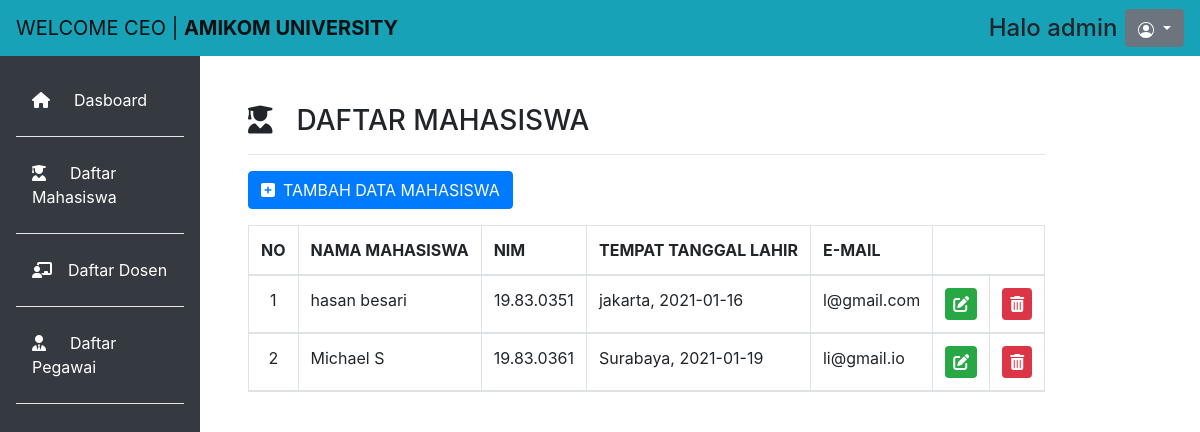
/page/mahasiswa.php, run on the app's committed database.
### tables this page shows
CREATE TABLE `data_admin` (
  `id` int(11) NOT NULL,
  `user_name` varchar(255) NOT NULL,
  `password` varchar(255) NOT NULL,
  `name` varchar(255) NOT NULL
);

CREATE TABLE `data_mahasiswa` (
  `id_mahasiswa` int(11) NOT NULL,
  `nama_mahasiswa` varchar(255) NOT NULL,
  `nim_mahasiswa` varchar(255) NOT NULL,
  `tempat_lahir_mahasiswa` varchar(255) NOT NULL,
  `tanggal_lahir_mahasiswa` date NOT NULL,
  `email_mahasiswa` varchar(255) NOT NULL
);

### page/mahasiswa.php (the view, shortened to what this page needs)
<!doctype html>
<html lang="en">
  <head>
    <link rel="stylesheet" href="https://cdn.jsdelivr.net/npm/bootstrap@4.5.3/dist/css/bootstrap.min.css">
    <link rel="stylesheet" type="text/css" href="css/admin.css">
  </head>
  <body>
  	<nav class="navbar navbar-expand-lg navbar-light bg-info">
	  <a class="navbar-brand" href="dash.php">WELCOME CEO | <b>AMIKOM UNIVERSITY</b></a>
	    <div class="form-inline my-2 my-lg-0 ml-auto">
	    	<?php
			    include ("../config/koneksi.php");
			    $id = $_SESSION['id'];
			    $sql = "SELECT * FROM data_admin WHERE id='$id'";
			    $hasil = mysqli_query($db, $sql) or exit("Error query : <b>".$sql."</br>");
			    $data = mysqli_fetch_assoc($hasil)
			?>
	    	<h4 class="form-inline mr-sm-2 my-lg-0 ml-auto">Halo <?php echo $data['name'];?></h4>
	      <div class="dropdown">
			  <button class="btn btn-secondary dropdown-toggle" type="button" id="dropdownMenuButton" data-toggle="dropdown" aria-haspopup="true" aria-expanded="false">
			  </button>
			</div>
	    </div>
	</nav>
	<div class="row no-gutters mt-0">
		<div class="col-md-2 bg-dark mt-0 pr-3 pt-4">
			<ul class="nav flex-column ml-3 mb-5">
			  <li class="nav-item">
			    <a class="nav-link active text-white" href="dash.php"><i class="fas fa-home mr-4"></i>Dasboard</a><hr class="bg-white">
			  </li>
			  <li class="nav-item">
			    <a class="nav-link text-white"><i class="fas fa-user-graduate mr-4"></i>Daftar Mahasiswa</a><hr class="bg-white">
			  </li>
			  <li class="nav-item">
			    <a class="nav-link text-white" href="dosen.php"><i class="fas fa-chalkboard-teacher mr-3"></i>Daftar Dosen</a><hr class="bg-white">
			  </li>
			  <li class="nav-item">
			    <a class="nav-link text-white" href="pegawai.php"><i class="fas fa-user-tie mr-4"></i>Daftar Pegawai</a><hr class="bg-white">
			  </li>
			</ul>
		</div>
		<div class="com-md-10 p-5 pt-2">
			<h3><i class="fas fa-user-graduate mr-4"></i>DAFTAR MAHASISWA</h3><hr width="100%">
			<a data-toggle="modal" data-target="#tambahMahasiswa" title="Edit" class="btn btn-primary mb-3"><i class="fas fa-plus-square mr-2"></i>TAMBAH DATA MAHASISWA</a>
			<table class="table table-striped table-bordered">
			  <thead>
			    <tr>
			      <th>NO</th>
			      <th>NAMA MAHASISWA</th>
			      <th>NIM</th>
			      <th>TEMPAT TANGGAL LAHIR</th>
			      <th>E-MAIL</th>
			      <th colspan="3" scope="col"></th>
			    </tr>
			    <?php
			    include ("../config/koneksi.php");
			    $sql = "SELECT * FROM data_mahasiswa";
			    $hasil = mysqli_query($db, $sql) or exit("Error query : <b>".$sql."</br>");
			    $i = 0;
			    while ($data = mysqli_fetch_assoc($hasil)) {
			    	$i++
			    ?>
				    <tr>
				    	<td align="center"><?php echo $i ?></td>
				    	<td><?php echo $data['nama_mahasiswa'];?></td>
				    	<td align="center"><?php echo $data['nim_mahasiswa'];?></td>
				    	<td><?php echo $data['tempat_lahir_mahasiswa'],', ', $data['tanggal_lahir_mahasiswa'];?></td>
				    	<td><?php echo $data['email_mahasiswa'];?></td>
				    	<td><a type="button" class="fas fa-edit bg-success p-2 text-white rounded" data-toggle="modal"data-target="#dataMahasiswa<?php echo $data['id_mahasiswa'];?>" title="Edit"></i></td>
				    	<td><a type="button" data-toggle="modal" data-target="#hapus<?php echo $data['id_mahasiswa'];?>" class="fas fa-trash-alt bg-danger p-2 text-white rounded" title="Delete"></a></td>
				    </tr>
			    <?php } ?>
				</thead>
			</table>
		</div>
	</div>
  </body>
</html>

### page/css/admin.css (style rules this page uses)
.col-md-2 { min-height: 800px; }

### data on the page
data_admin: name "admin"
data_mahasiswa: nama_mahasiswa "hasan besari", nim_mahasiswa "19.83.0351", tempat_lahir_mahasiswa "jakarta", tanggal_lahir_mahasiswa "2021-01-16", email_mahasiswa "l@gmail.com"
data_mahasiswa: nama_mahasiswa "Michael S", nim_mahasiswa "19.83.0361", tempat_lahir_mahasiswa "Surabaya", tanggal_lahir_mahasiswa "2021-01-19", email_mahasiswa "li@gmail.io"
